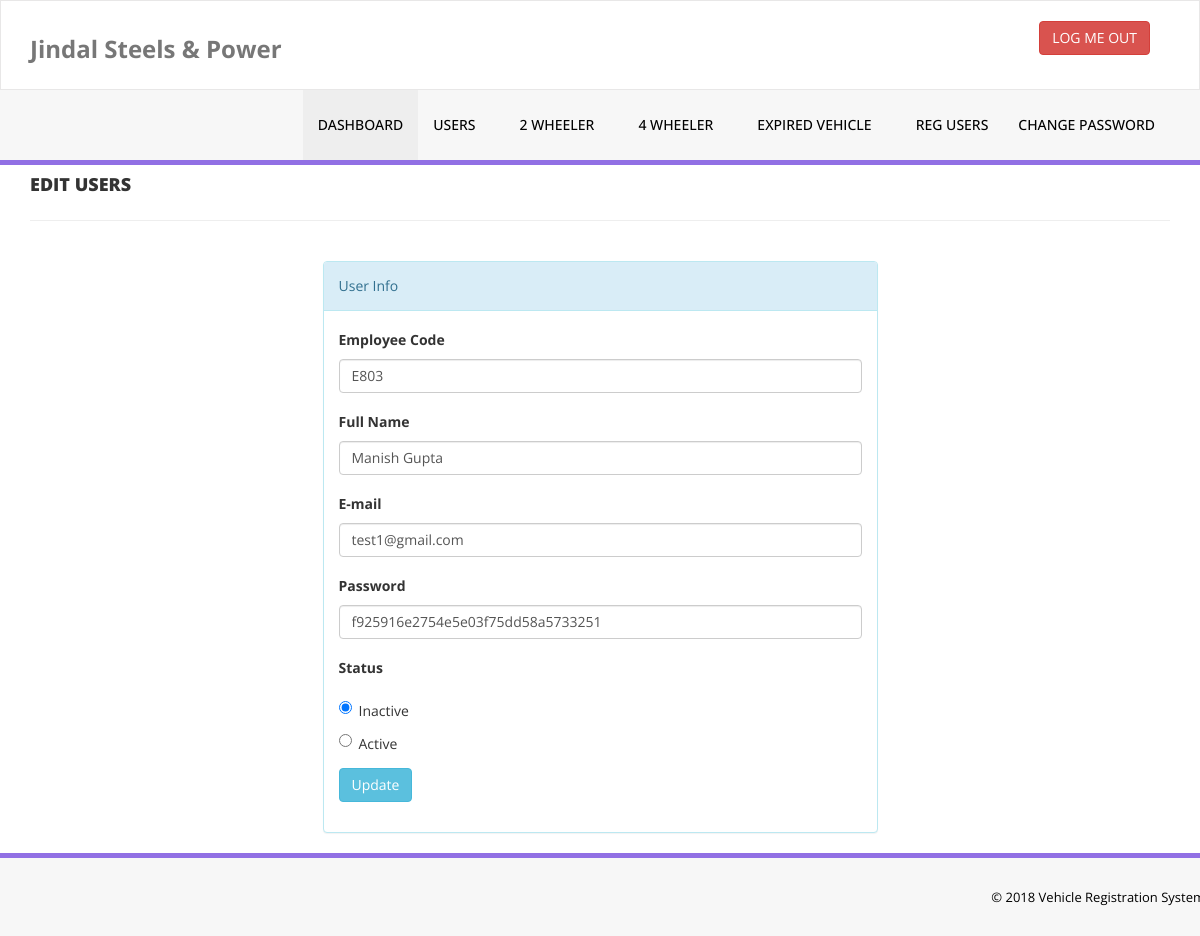
Screenshot of /admin/edit-users.php?usid=3 (signed in) with the database file from the repository.
### tables this page shows
CREATE TABLE `tblusers` (
  `id` int(11) NOT NULL,
  `EmpCd` varchar(100) NOT NULL,
  `FullName` varchar(100) DEFAULT NULL,
  `EmailId` varchar(100) NOT NULL,
  `Password` varchar(100) NOT NULL,
  `Status` int(1) DEFAULT NULL,
  `RegDate` timestamp NOT NULL DEFAULT CURRENT_TIMESTAMP,
  `UpdationDate` timestamp NOT NULL DEFAULT CURRENT_TIMESTAMP ON UPDATE CURRENT_TIMESTAMP
);

### admin/edit-users.php (the view, shortened to what this page needs)
<?php
include('includes/config.php');
if(!$_SESSION['alogin'])
    {?>
<script>
    if (confirm("Unauthorized access !")==true)
	{
		window.location.href='../index.php';
	}else{
		window.location.href='../index.php';
	}
</script>
<?php
}
else{
?>
<!DOCTYPE html>
<html xmlns="http://www.w3.org/1999/xhtml">
<head>
    <link href="assets/css/bootstrap.css" rel="stylesheet" />
    <link href="assets/css/font-awesome.css" rel="stylesheet" />
    <link href="assets/css/style.css" rel="stylesheet" />
</head>
<body>
<?php include('includes/header.php');?>
    <div class="content-wra
    <div class="content-wrapper">
         <div class="container">
        <div class="row pad-botm">
            <div class="col-md-12">
                <h4 class="header-line">Edit Users</h4>
                            </div>
</div>
<div class="row">
<div class="col-md-6 col-sm-6 col-xs-12 col-md-offset-3"">
<div class="panel panel-info">
<div class="panel-heading">
User Info
</div>
<div class="panel-body">
<form role="form" method="post">
<?php
$usid=intval($_GET['usid']);
$sql="SELECT * from tblusers where id=:usid";
$query=$dbh->prepare($sql);
$query-> bindParam(':usid',$usid, PDO::PARAM_STR);
$query->execute();
$results=$query->fetchAll(PDO::FETCH_OBJ);
if($query->rowCount() > 0)
{
foreach($results as $result)
{
  ?>
<div class="form-group">
<label>Employee Code</label>
<input class="form-control" type="text" name="emcd" value="<?php echo htmlentities($result->EmpCd);?>" required />
</div>
<div class="form-group">
<label>Full Name</label>
<input class="form-control" type="text" name="fname" value="<?php echo htmlentities($result->FullName);?>" required />
</div>
<div class="form-group">
<label>E-mail</label>
<input class="form-control" type="email" name="eemail" value="<?php echo htmlentities($result->EmailId);?>" required />
</div>
<div class="form-group">
<label>Password</label>
<input class="form-control" type="text" name="password" value="<?php echo htmlentities($result->Password);?>" required />
</div>
<div class="form-group">
<label>Status</label>
<?php if($result->Status==1) {?>
 <div class="radio">
<label>
<input type="radio" name="status" id="status" value="1" checked="checked">Active
</label>
</div>
<div class="radio">
<label>
<input type="radio" name="status" id="status" value="0">Inactive
</label>
</div>
<?php } else { ?>
<div class="radio">
<label>
<input type="radio" name="status" id="status" value="0" checked="checked">Inactive
</label>
</div>
 <div class="radio">
<label>
<input type="radio" name="status" id="status" value="1">Active
</label>
</div
<?php } ?>
</div>
<?php }} ?>
<button type="submit" name="update" class="btn btn-info">Update </button>
                                    </form>
                            </div>
                        </div>
                            </div>
        </div>
    </div>
    </div>
  <?php include('includes/footer.php');?>
</body>
</html>
<?php } ?>

### admin/assets/css/style.css (style rules this page uses)
.header-line { font-weight:900; padding-bottom:25px; border-bottom:1px solid #eeeeee; text-transform:uppercase; }
.pad-botm { padding-bottom:30px; }

### rows the page displays
tblusers: emcd "E803", fname "Manish Gupta", eemail "test1@gmail.com", password "f925916e2754e5e03f75dd58a5733251"
